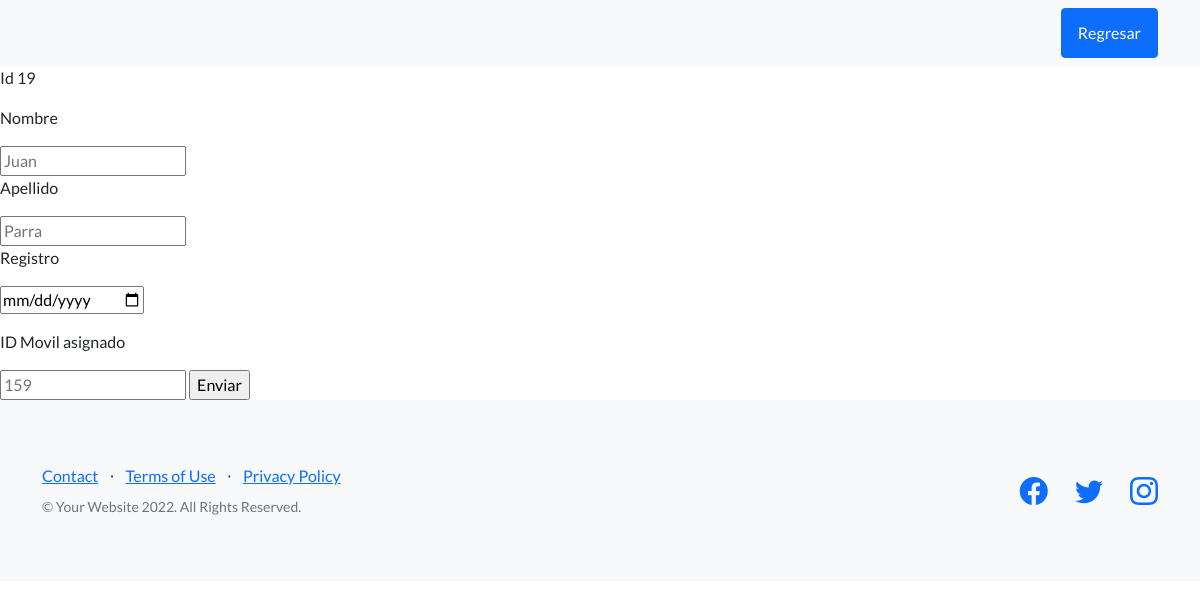
/editarcliente/19 (signed in), run on the app's committed database.
### app_tutaxi/models.py (models this page shows, shortened)
class Cliente(models.Model):
    nombre=models.CharField(max_length=40)
    apellido=models.CharField(max_length=40)
    registro=models.DateField()
    movil_asignado=models.IntegerField()

### app_tutaxi/views.py (the view, shortened to what this page needs)
# urls.py: path('editarcliente/<int:id>',views.editar_cliente, name='editar_cliente'),
@login_required
def editar_cliente (request, id):
    cliente=Cliente.objects.get(id=id)
    dicc={'cliente':cliente}
    return render(request,'editar_cliente.html',dicc)

### app_tutaxi/templates/editar_cliente.html (shortened to what this page needs)
{%extends 'padre.html'%}
{%block bloque1%}
<main>
    <form action="{%url 'editar_cliente' cliente.id%}" method="POST">
        <p>Id  {{cliente.id}} </p>
        <p> Nombre</p>
        <input placeholder="{{cliente.nombre}}" type="text" name="nombre">
        <p> Apellido</p>
        <input placeholder="{{cliente.apellido}}" type="text" name="apellido">
        <p> Registro</p>
        <input placeholder="{{cliente.registro}}" type="date" name="registro">
        <p> ID Movil asignado</p>
        <input placeholder="{{cliente.movil_asignado}}" type="number" name="movil_asignado">
        <input type="submit" value="Enviar">
    </form>
 </main>
{%endblock%}

### data on the page
Cliente: id "19", nombre "Juan", apellido "Parra", movil_asignado "159"
